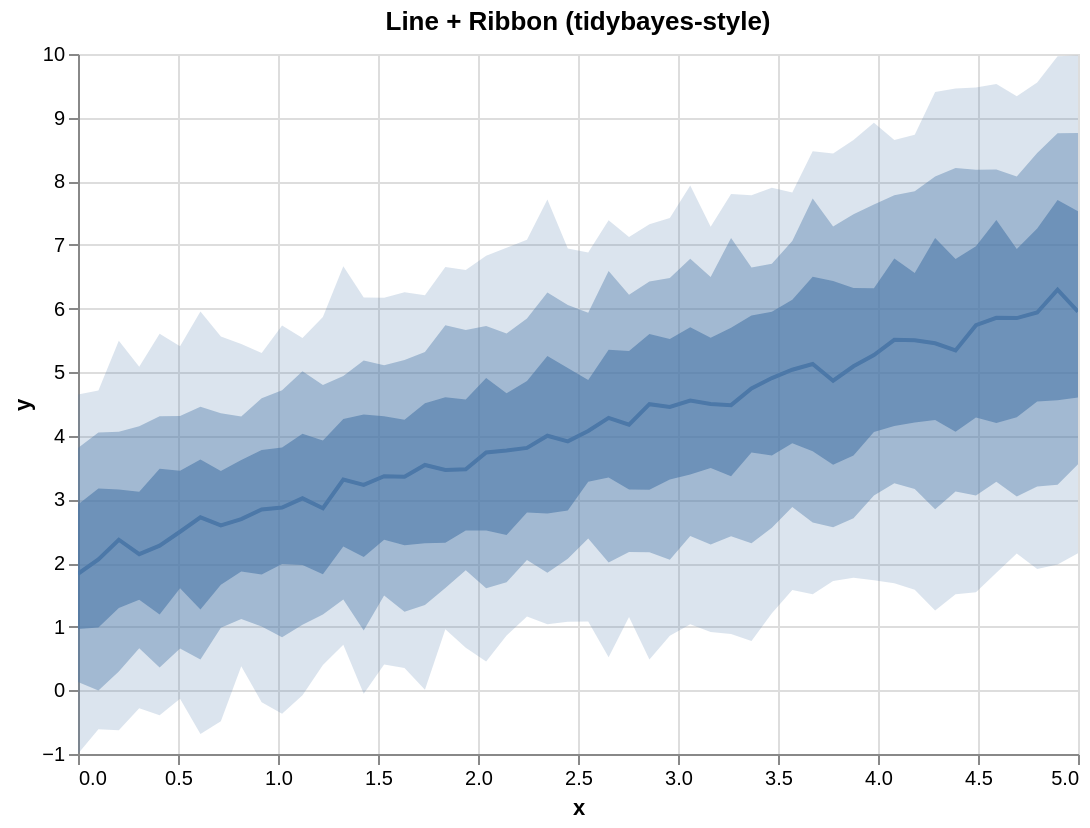

Write a Vega-Lite specification for this figure.
### Vega-Lite specification from a JSON file in a GitHub repository (floating-point values rounded to 4 significant figures)
{"$schema": "https://vega.github.io/schema/vega-lite/v5.json", "config": {"axis": {"labelLimit": 0}, "header": {"labelLimit": 0}, "legend": {"labelLimit": 0}}, "data": {"values": [{"__median__": 4.175, "hi_0_5_": 5.332, "hi_0_8_": 6.217, "hi_0_95_": 7.126, "lo_0_5_": 3.157, "lo_0_8_": 2.174, "lo_0_95_": 1.154, "x": 2.755}, {"__median__": 2.863, "hi_0_5_": 3.926, "hi_0_8_": 4.8, "hi_0_95_": 5.866, "lo_0_5_": 1.823, "lo_0_8_": 1.192, "lo_0_95_": 0.3967, "x": 1.224}, {"__median__": 4.482, "hi_0_5_": 5.698, "hi_0_8_": 7.109, "hi_0_95_": 7.801, "lo_0_5_": 3.366, "lo_0_8_": 2.421, "lo_0_95_": 0.8851, "x": 3.265}, {"__median__": 4.866, "hi_0_5_": 6.432, "hi_0_8_": 7.291, "hi_0_95_": 8.438, "lo_0_5_": 3.546, "lo_0_8_": 2.565, "lo_0_95_": 1.72, "x": 3.776}, {"__median__": 5.738, "hi_0_5_": 6.979, "hi_0_8_": 8.181, "hi_0_95_": 9.472, "lo_0_5_": 4.288, "lo_0_8_": 3.061, "lo_0_95_": 1.542, "x": 4.49}, {"__median__": 2.059, "hi_0_5_": 3.173, "hi_0_8_": 4.051, "hi_0_95_": 4.712, "lo_0_5_": 0.9869, "lo_0_8_": -0.001177, "lo_0_95_": -0.6099, "x": 0.102}, {"__median__": 5.508, "hi_0_5_": 6.785, "hi_0_8_": 7.779, "hi_0_95_": 8.649, "lo_0_5_": 4.154, "lo_0_8_": 3.254, "lo_0_95_": 1.685, "x": 4.082}, {"__median__": 2.14, "hi_0_5_": 3.123, "hi_0_8_": 4.15, "hi_0_95_": 5.085, "lo_0_5_": 1.423, "lo_0_8_": 0.6637, "lo_0_95_": -0.2793, "x": 0.3061}, {"__median__": 5.937, "hi_0_5_": 7.259, "hi_0_8_": 8.445, "hi_0_95_": 9.552, "lo_0_5_": 4.539, "lo_0_8_": 3.202, "lo_0_95_": 1.907, "x": 4.796}, {"__median__": 4.002, "hi_0_5_": 5.254, "hi_0_8_": 6.252, "hi_0_95_": 7.714, "lo_0_5_": 2.781, "lo_0_8_": 1.848, "lo_0_95_": 1.04, "x": 2.347}, {"__median__": 2.367, "hi_0_5_": 3.158, "hi_0_8_": 4.064, "hi_0_95_": 5.496, "lo_0_5_": 1.295, "lo_0_8_": 0.297, "lo_0_95_": -0.6258, "x": 0.2041}, {"__median__": 4.501, "hi_0_5_": 5.54, "hi_0_8_": 6.495, "hi_0_95_": 7.284, "lo_0_5_": 3.494, "lo_0_8_": 2.293, "lo_0_95_": 0.9153, "x": 3.163}, {"__median__": 5.502, "hi_0_5_": 6.558, "hi_0_8_": 7.842, "hi_0_95_": 8.732, "lo_0_5_": 4.211, "lo_0_8_": 3.165, "lo_0_95_": 1.581, "x": 4.184}, {"__median__": 3.81, "hi_0_5_": 4.863, "hi_0_8_": 5.845, "hi_0_95_": 7.08, "lo_0_5_": 2.796, "lo_0_8_": 2.049, "lo_0_95_": 1.159, "x": 2.245}, {"__median__": 4.077, "hi_0_5_": 4.877, "hi_0_8_": 5.935, "hi_0_95_": 6.882, "lo_0_5_": 3.277, "lo_0_8_": 2.386, "lo_0_95_": 1.081, "x": 2.551}, {"__median__": 2.872, "hi_0_5_": 3.815, "hi_0_8_": 4.715, "hi_0_95_": 5.735, "lo_0_5_": 1.987, "lo_0_8_": 0.8348, "lo_0_95_": -0.3669, "x": 1.02}, {"__median__": 5.038, "hi_0_5_": 6.137, "hi_0_8_": 7.061, "hi_0_95_": 7.825, "lo_0_5_": 3.883, "lo_0_8_": 2.881, "lo_0_95_": 1.577, "x": 3.571}, {"__median__": 5.27, "hi_0_5_": 6.321, "hi_0_8_": 7.633, "hi_0_95_": 8.918, "lo_0_5_": 4.061, "lo_0_8_": 3.063, "lo_0_95_": 1.729, "x": 3.98}, {"__median__": 2.593, "hi_0_5_": 3.445, "hi_0_8_": 4.353, "hi_0_95_": 5.561, "lo_0_5_": 1.659, "lo_0_8_": 0.983, "lo_0_95_": -0.4847, "x": 0.7143}, {"__median__": 5.454, "hi_0_5_": 7.108, "hi_0_8_": 8.074, "hi_0_95_": 9.404, "lo_0_5_": 4.247, "lo_0_8_": 2.848, "lo_0_95_": 1.256, "x": 4.286}, {"__median__": 2.691, "hi_0_5_": 3.619, "hi_0_8_": 4.303, "hi_0_95_": 5.444, "lo_0_5_": 1.867, "lo_0_8_": 1.12, "lo_0_95_": 0.3781, "x": 0.8163}, {"__median__": 4.282, "hi_0_5_": 5.351, "hi_0_8_": 6.59, "hi_0_95_": 7.389, "lo_0_5_": 3.346, "lo_0_8_": 2.011, "lo_0_95_": 0.52, "x": 2.653}, {"__median__": 6.296, "hi_0_5_": 7.704, "hi_0_8_": 8.754, "hi_0_95_": 9.965, "lo_0_5_": 4.56, "lo_0_8_": 3.231, "lo_0_95_": 1.977, "x": 4.898}, {"__median__": 4.497, "hi_0_5_": 5.602, "hi_0_8_": 6.424, "hi_0_95_": 7.325, "lo_0_5_": 3.152, "lo_0_8_": 2.172, "lo_0_95_": 0.4831, "x": 2.857}, {"__median__": 3.465, "hi_0_5_": 4.607, "hi_0_8_": 5.739, "hi_0_95_": 6.652, "lo_0_5_": 2.321, "lo_0_8_": 1.607, "lo_0_95_": 0.9597, "x": 1.837}, {"__median__": 5.128, "hi_0_5_": 6.501, "hi_0_8_": 7.729, "hi_0_95_": 8.471, "lo_0_5_": 3.757, "lo_0_8_": 2.64, "lo_0_95_": 1.511, "x": 3.673}, {"__median__": 3.771, "hi_0_5_": 4.668, "hi_0_8_": 5.606, "hi_0_95_": 6.956, "lo_0_5_": 2.441, "lo_0_8_": 1.7, "lo_0_95_": 0.8624, "x": 2.143}, {"__median__": 5.85, "hi_0_5_": 6.934, "hi_0_8_": 8.076, "hi_0_95_": 9.335, "lo_0_5_": 4.291, "lo_0_8_": 3.046, "lo_0_95_": 2.152, "x": 4.694}, {"__median__": 3.314, "hi_0_5_": 4.265, "hi_0_8_": 4.942, "hi_0_95_": 6.665, "lo_0_5_": 2.262, "lo_0_8_": 1.43, "lo_0_95_": 0.7184, "x": 1.327}, {"__median__": 2.492, "hi_0_5_": 3.45, "hi_0_8_": 4.311, "hi_0_95_": 5.407, "lo_0_5_": 1.606, "lo_0_8_": 0.6568, "lo_0_95_": -0.1325, "x": 0.5102}, {"__median__": 3.913, "hi_0_5_": 5.065, "hi_0_8_": 6.056, "hi_0_95_": 6.943, "lo_0_5_": 2.826, "lo_0_8_": 2.067, "lo_0_95_": 1.077, "x": 2.449}, {"__median__": 4.555, "hi_0_5_": 5.705, "hi_0_8_": 6.781, "hi_0_95_": 7.933, "lo_0_5_": 3.393, "lo_0_8_": 2.427, "lo_0_95_": 1.039, "x": 3.061}, {"__median__": 5.953, "hi_0_5_": 7.53, "hi_0_8_": 8.758, "hi_0_95_": 9.977, "lo_0_5_": 4.604, "lo_0_8_": 3.552, "lo_0_95_": 2.154, "x": 5.0}, {"__median__": 5.855, "hi_0_5_": 7.39, "hi_0_8_": 8.184, "hi_0_95_": 9.527, "lo_0_5_": 4.201, "lo_0_8_": 3.278, "lo_0_95_": 1.849, "x": 4.592}, {"__median__": 2.719, "hi_0_5_": 3.629, "hi_0_8_": 4.456, "hi_0_95_": 5.952, "lo_0_5_": 1.272, "lo_0_8_": 0.4865, "lo_0_95_": -0.6863, "x": 0.6122}, {"__median__": 3.473, "hi_0_5_": 4.571, "hi_0_8_": 5.662, "hi_0_95_": 6.604, "lo_0_5_": 2.512, "lo_0_8_": 1.889, "lo_0_95_": 0.6679, "x": 1.939}, {"__median__": 3.366, "hi_0_5_": 4.308, "hi_0_8_": 5.108, "hi_0_95_": 6.168, "lo_0_5_": 2.366, "lo_0_8_": 1.489, "lo_0_95_": 0.4069, "x": 1.531}, {"__median__": 5.093, "hi_0_5_": 6.322, "hi_0_8_": 7.484, "hi_0_95_": 8.647, "lo_0_5_": 3.691, "lo_0_8_": 2.704, "lo_0_95_": 1.77, "x": 3.878}, {"__median__": 3.739, "hi_0_5_": 4.91, "hi_0_8_": 5.724, "hi_0_95_": 6.829, "lo_0_5_": 2.513, "lo_0_8_": 1.606, "lo_0_95_": 0.4544, "x": 2.041}, {"__median__": 3.228, "hi_0_5_": 4.335, "hi_0_8_": 5.184, "hi_0_95_": 6.175, "lo_0_5_": 2.096, "lo_0_8_": 0.9406, "lo_0_95_": -0.05497, "x": 1.429}, {"__median__": 2.274, "hi_0_5_": 3.481, "hi_0_8_": 4.308, "hi_0_95_": 5.604, "lo_0_5_": 1.193, "lo_0_8_": 0.3597, "lo_0_95_": -0.3927, "x": 0.4082}, {"__median__": 4.746, "hi_0_5_": 5.892, "hi_0_8_": 6.644, "hi_0_95_": 7.779, "lo_0_5_": 3.737, "lo_0_8_": 2.313, "lo_0_95_": 0.7754, "x": 3.367}, {"__median__": 1.831, "hi_0_5_": 2.92, "hi_0_8_": 3.808, "hi_0_95_": 4.648, "lo_0_5_": 0.9634, "lo_0_8_": 0.1307, "lo_0_95_": -0.9955, "x": 0.0}, {"__median__": 5.342, "hi_0_5_": 6.78, "hi_0_8_": 8.209, "hi_0_95_": 9.459, "lo_0_5_": 4.065, "lo_0_8_": 3.125, "lo_0_95_": 1.511, "x": 4.388}, {"__median__": 2.843, "hi_0_5_": 3.779, "hi_0_8_": 4.588, "hi_0_95_": 5.302, "lo_0_5_": 1.821, "lo_0_8_": 1.004, "lo_0_95_": -0.1872, "x": 0.9184}, {"__median__": 3.542, "hi_0_5_": 4.513, "hi_0_8_": 5.317, "hi_0_95_": 6.209, "lo_0_5_": 2.312, "lo_0_8_": 1.343, "lo_0_95_": 0.009128, "x": 1.735}, {"__median__": 4.453, "hi_0_5_": 5.523, "hi_0_8_": 6.478, "hi_0_95_": 7.422, "lo_0_5_": 3.313, "lo_0_8_": 2.053, "lo_0_95_": 0.8571, "x": 2.959}, {"__median__": 3.359, "hi_0_5_": 4.252, "hi_0_8_": 5.192, "hi_0_95_": 6.256, "lo_0_5_": 2.28, "lo_0_8_": 1.236, "lo_0_95_": 0.3529, "x": 1.633}, {"__median__": 4.907, "hi_0_5_": 5.951, "hi_0_8_": 6.703, "hi_0_95_": 7.898, "lo_0_5_": 3.692, "lo_0_8_": 2.555, "lo_0_95_": 1.211, "x": 3.469}, {"__median__": 3.018, "hi_0_5_": 4.032, "hi_0_8_": 5.016, "hi_0_95_": 5.538, "lo_0_5_": 1.971, "lo_0_8_": 1.03, "lo_0_95_": -0.07487, "x": 1.122}]}, "height": 350, "layer": [{"_lr_layer": true, "encoding": {"tooltip": [{"field": "x", "title": "x", "type": "quantitative"}, {"field": "__median__", "title": "median", "type": "quantitative"}, {"field": "lo_0_95_", "title": "95% lo", "type": "quantitative"}, {"field": "hi_0_95_", "title": "95% hi", "type": "quantitative"}], "x": {"field": "x", "scale": {"zero": false}, "type": "quantitative"}, "y": {"field": "lo_0_95_", "scale": {"zero": false}, "title": "y", "type": "quantitative"}, "y2": {"field": "hi_0_95_"}}, "mark": {"line": false, "opacity": 0.2, "type": "area"}, "params": [{"bind": "scales", "name": "grid", "select": {"encodings": ["x", "y"], "type": "interval"}}]}, {"_lr_layer": true, "encoding": {"tooltip": [{"field": "x", "title": "x", "type": "quantitative"}, {"field": "__median__", "title": "median", "type": "quantitative"}, {"field": "lo_0_95_", "title": "95% lo", "type": "quantitative"}, {"field": "hi_0_95_", "title": "95% hi", "type": "quantitative"}], "x": {"field": "x", "scale": {"zero": false}, "type": "quantitative"}, "y": {"field": "lo_0_8_", "scale": {"zero": false}, "title": "y", "type": "quantitative"}, "y2": {"field": "hi_0_8_"}}, "mark": {"line": false, "opacity": 0.4, "type": "area"}}, {"_lr_layer": true, "encoding": {"tooltip": [{"field": "x", "title": "x", "type": "quantitative"}, {"field": "__median__", "title": "median", "type": "quantitative"}, {"field": "lo_0_95_", "title": "95% lo", "type": "quantitative"}, {"field": "hi_0_95_", "title": "95% hi", "type": "quantitative"}], "x": {"field": "x", "scale": {"zero": false}, "type": "quantitative"}, "y": {"field": "lo_0_5_", "scale": {"zero": false}, "title": "y", "type": "quantitative"}, "y2": {"field": "hi_0_5_"}}, "mark": {"line": false, "opacity": 0.6, "type": "area"}}, {"_lr_layer": true, "encoding": {"tooltip": [{"field": "x", "title": "x", "type": "quantitative"}, {"field": "__median__", "title": "median", "type": "quantitative"}, {"field": "lo_0_95_", "title": "95% lo", "type": "quantitative"}, {"field": "hi_0_95_", "title": "95% hi", "type": "quantitative"}], "x": {"field": "x", "scale": {"zero": false}, "type": "quantitative"}, "y": {"field": "__median__", "scale": {"zero": false}, "title": "y", "type": "quantitative"}}, "mark": {"strokeWidth": 2, "type": "line"}}], "title": "Line + Ribbon (tidybayes-style)", "width": 500}
